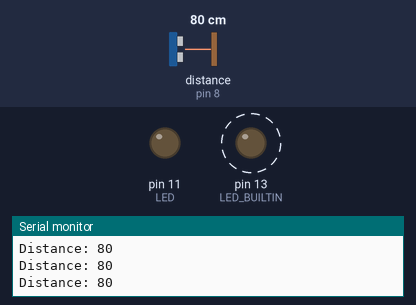
Simulated run of this sketch. Board: Arduino Uno, built with avr-gcc and run on an emulated ATmega328P. Parts: output pins drawn as LEDs (lit = HIGH), the last lines printed to the serial monitor. Wiring (inferred from the names in the program): ultrasonic range finder: trigger pin 9; echo pin 8. Dashed ring = blinking. Inputs (shaded band) come from the test bench; at power-on: distance to the obstacle (sensor on pin 8) 80 cm. The echo pulse lasts 58.3 µs per cm; pins used as bus, display or sensor lines are not drawn.

Above: at 1.2 s.
1.3 s: distance to the obstacle (sensor on pin 8) set to 24 cm
4.3 s: distance to the obstacle (sensor on pin 8) set to 19 cm
At 6.7 s:
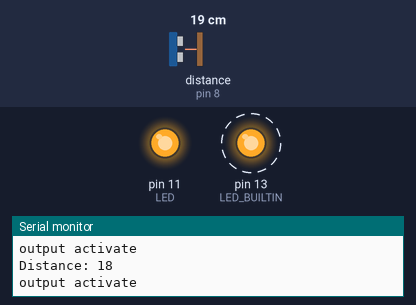
Timing chart, 0 to 13.3 s (numbered marks = the images above; inputs shaded):
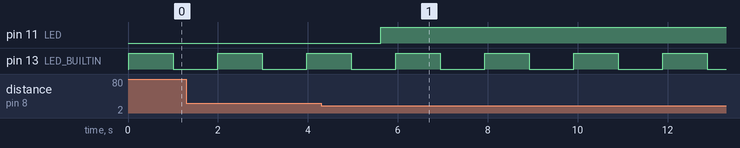

The sketch:

ultrasonic-delay-trigger.ino
```cpp
#include <Arduino_FreeRTOS.h>
//#pragma GCC ("03")

TaskHandle_t TaskHandle_ReadDistance;
TaskHandle_t TaskHandle_CheckObject;
TaskHandle_t TaskHandle_Output;
TaskHandle_t TaskHandle_blink;

const int echoPin = 8;
const int trigPin = 9;
const int LED = 11;

long distance;

bool outputState = false;
bool flag1 = false;
bool flag2 = false;
bool outputOff = false;

/* function for using ultrasonic sensor */
void displayDistance();
long readUltrasonicDistance(int triggerPin, int echoPin);

/* Task creation */
static void TaskReadDistance(void* pvParameters);
static void TaskCheckObject(void* pvParameters);
static void TaskOutput(void *pvParameters);
static void TaskBlink(void *pvParameters);

void setup()
{
  Serial.begin(9600);
  Serial.println(F("In Setup function"));

  xTaskCreate(TaskReadDistance, "ReadDistance", 128, NULL, 3, &TaskHandle_ReadDistance);
  xTaskCreate(TaskCheckObject, "Check Object", 128, NULL, 3, &TaskHandle_CheckObject);
  xTaskCreate(TaskOutput,"Output", 128, NULL, 2, &TaskHandle_Output);
  xTaskCreate(TaskBlink, "Blink", 128, NULL, 1, &TaskHandle_blink);
}

void loop()
{
  // Hooked to IDle task, it will run whenever CPU is idle
  //Serial.println(F("Loop function"));
}

/* ReadDistance Task with priority 2*/
static void TaskReadDistance(void* pvParameters)
{
  while(1) {
    //Serial.println(F("sensor task is running"));
    distance = readUltrasonicDistance(trigPin, echoPin);
    displayDistance();
    /*
    flag1 = (distance <= 20) ? true : false;
    if (flag1) {
      Serial.println("flag 1 triggered");
      vTaskDelay(2000 / portTICK_PERIOD_MS);
      distance = readUltrasonicDistance(trigPin, echoPin);
      flag2 = (distance <= 20) ? true : false;
    }
    if (flag2) {
      Serial.println("flag 2 triggered");
    }*/
    vTaskDelay(5);  // one tick is 15 ms
  }
}

static void TaskCheckObject(void* pvParameters)
{
  while(1){
    if (distance <= 20) {
      Serial.println("flag1 triggered");
      flag1 = true;
    } else {
      flag1 = false;
    }
    //vTaskDelay(2000 / portTICK_PERIOD_MS);
    if(flag1){
      vTaskDelay(2000 / portTICK_PERIOD_MS);
      Serial.println("flag2 triggered");
      flag2 = (distance <= 20) ? true : false ;
    }
    vTaskDelay(5);
  }
}

/* Output with priority 2*/
static void TaskOutput(void *pvParameters)
{
  while(1){
    pinMode(LED, OUTPUT);
    if (flag1 && flag2){
      Serial.println("output activate");
      digitalWrite(LED, HIGH);
      outputOff = true;
    }
    if ( !flag1 && outputOff ){
    //if (outputOff){
      //vTaskDelay(1000 / portTICK_PERIOD_MS);
      Serial.println("output deactivate");
      digitalWrite(LED, LOW);
      outputOff = false;
    }
  vTaskDelay(5);
  }
}

/* TaskBlink with priority 2*/
static void TaskBlink(void *pvParameters)
{
  pinMode(LED_BUILTIN, OUTPUT);
  while(1) {
    digitalWrite(LED_BUILTIN, HIGH);
    vTaskDelay( 1000 / portTICK_PERIOD_MS );
    digitalWrite(LED_BUILTIN, LOW);
    vTaskDelay( 1000 / portTICK_PERIOD_MS );
  }
}

long readUltrasonicDistance(int triggerPin, int echoPin)
{
  pinMode(triggerPin, OUTPUT);  // Clear the trigger
  digitalWrite(triggerPin, LOW);
  delayMicroseconds(2);
  // Sets the trigger pin to HIGH state for 10 microseconds
  digitalWrite(triggerPin, HIGH);
  delayMicroseconds(10);
  digitalWrite(triggerPin, LOW);
  pinMode(echoPin, INPUT);
  // Reads the echo pin, and returns the sound wave travel time in microseconds
  return 0.01723 * pulseIn(echoPin, HIGH);
}

void displayDistance()
{
  long detectDistance = readUltrasonicDistance(trigPin, echoPin);
  Serial.print("Distance: ");
  Serial.println(detectDistance);
}
```

Measured:
- the behaviour switches between 22 and 21 cm on distance to the obstacle (sensor on pin 8) (found by bisection; images 0 and 1)
- after the input at 4.3 s, pin 11 (LED): LOW → HIGH after 1.3 s
- by itself, pin 13 (LED_BUILTIN): alternates HIGH for 0.99 s and LOW for 0.99 s
